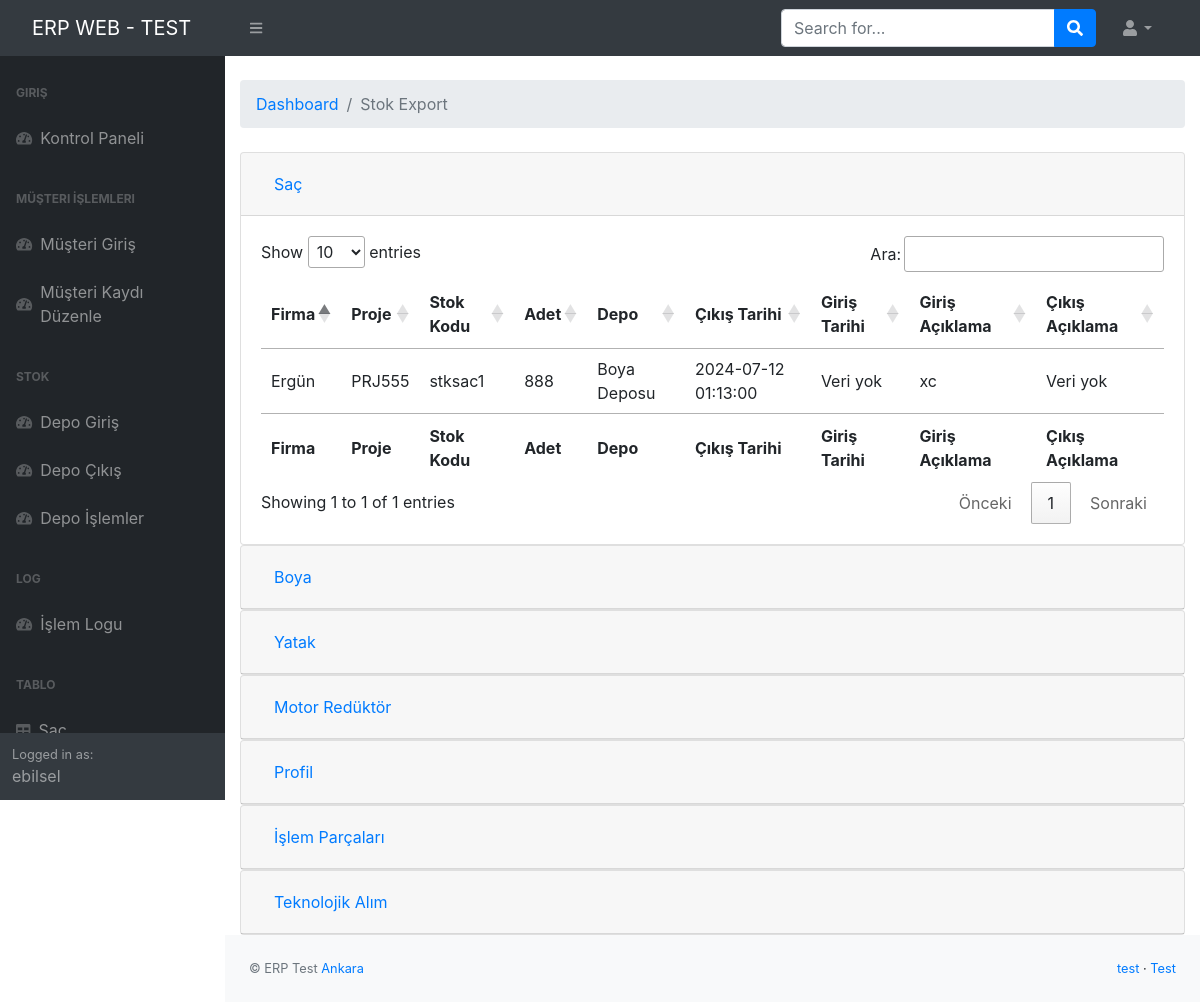
Before: /stok-action (signed in) with the older database file.
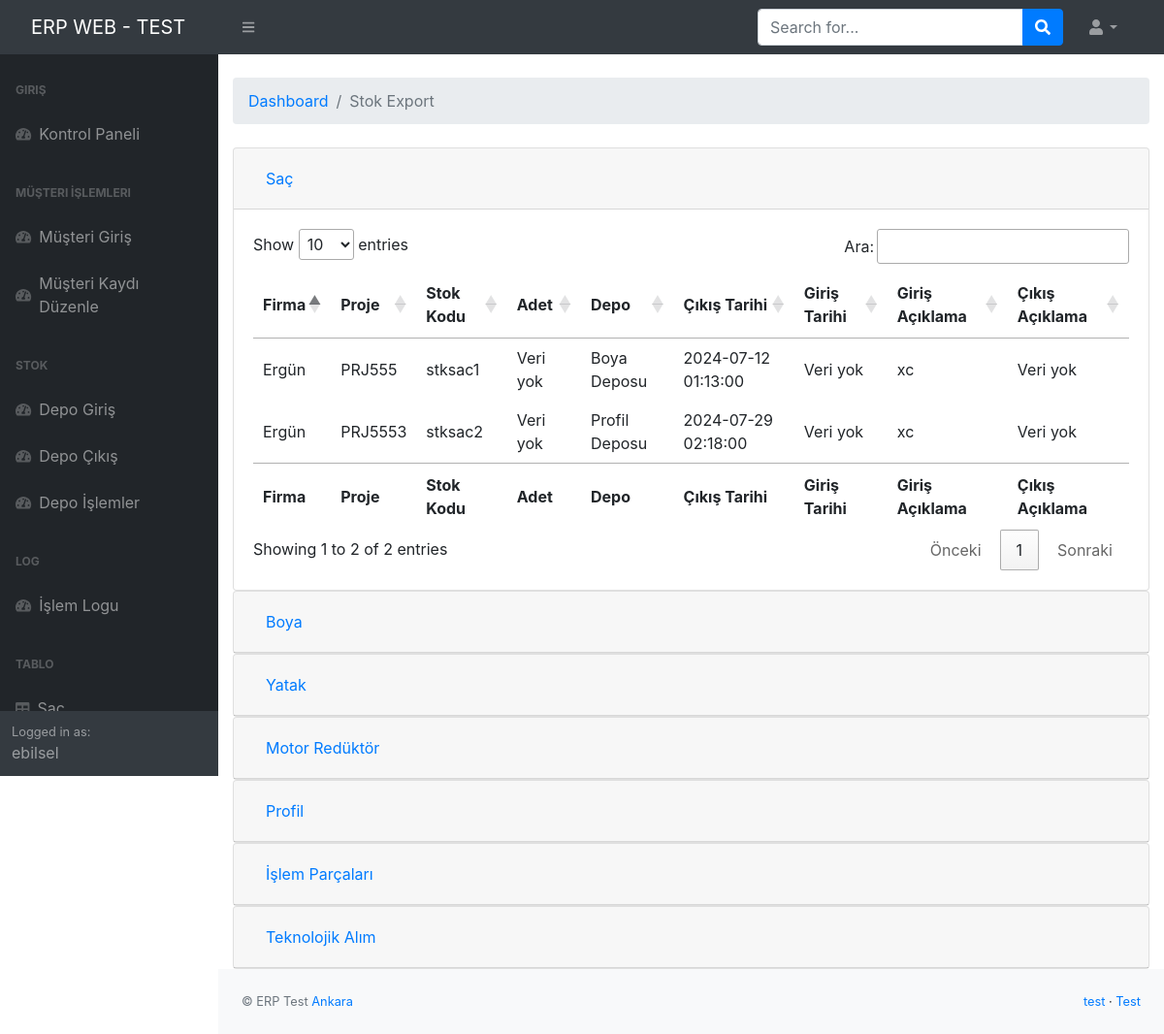
After: the same page with the newer database file.
### apps/home/models.py (models this page shows, shortened)
class Sac(models.Model):
    musteri = models.CharField(max_length=255)
    stok_kodu = models.CharField(max_length=255)
    projekodu = models.ForeignKey(MusteriKayit, on_delete=models.CASCADE,to_field='proje_kodu')
    kalinlik = models.FloatField(null=True, blank=True)
    boy = models.FloatField(null=True, blank=True)
    en = models.FloatField(null=True, blank=True)
    adet = models.IntegerField()
    kalite = models.CharField(max_length=255)
    depo_secimi = models.CharField(max_length=255)
    olusturma_tarih = models.DateTimeField(null=True)
    son_edit_tarih = models.DateTimeField(null=True)
    created_by = models.ForeignKey(User, related_name='created_sac', on_delete=models.SET_NULL, null=True, blank=True)
    updated_by = models.ForeignKey(User, related_name='updated_sac', on_delete=models.SET_NULL, null=True, blank=True)
    giris_aciklama = models.TextField(null=True, blank=True)
    cikis_aciklama = models.TextField(null=True, blank=True)

### apps/home/views.py (the view)
# urls.py: path('stok-action',views.depo_actions,name='depo_action'),
@csrf_exempt
@login_required(login_url="/login/")
def depo_actions(request):
    try:
        sac_data = list(Sac.objects.select_related('projekodu').all().values(
            'musteri',
            'projekodu',
            'stok_kodu',
            'adet',
            'depo_secimi',
            'olusturma_tarih',
            'son_edit_tarih',
            'giris_aciklama',
            'cikis_aciklama'
        ))
        boya_data = list(Boya.objects.select_related('projekodu').all().values(
            'musteri',
            'projekodu',
            'stok_kodu',
            'adet',
            'depo_secimi',
            'olusturma_tarih',
            'son_edit_tarih',
            'giris_aciklama',
            'cikis_aciklama'
        ))
        yatak_data = list(Yatak.objects.select_related('projekodu').all().values(
            'musteri',
            'projekodu',
            'stok_kodu',
            'adet',
            'depo_secimi',
            'olusturma_tarih',
            'son_edit_tarih',
            'giris_aciklama',
            'cikis_aciklama'
        ))
        profil_data = list(Profil.objects.select_related('projekodu').all().values(
            'musteri',
            'projekodu',
            'stok_kodu',
            'adet',
            'depo_secimi',
            'olusturma_tarih',
            'son_edit_tarih',
            'giris_aciklama',
            'cikis_aciklama'
        ))
        isleme_data = list(Isleme.objects.select_related('projekodu').all().values(
            'musteri',
            'projekodu',
            'stok_kodu',
            'adet',
            'depo_secimi',
            'olusturma_tarih',
            'son_edit_tarih',
            'giris_aciklama',
            'cikis_aciklama'
        ))
        motor_data = list(MotorReduktor.objects.select_related('projekodu').all().values(
            'musteri',
            'projekodu',
            'stok_kodu',
            'adet',
            'depo_secimi',
            'olusturma_tarih',
            'son_edit_tarih',
            'giris_aciklama',
            'cikis_aciklama'
        ))
        teknoloji_data = list(TeknolojikAlim.objects.select_related('projekodu').all().values(
            'musteri',
            'projekodu',
            'stok_kodu',
            'adet',
            'depo_secimi',
            'olusturma_tarih',
            'son_edit_tarih',
            'giris_aciklama',
            'cikis_aciklama'
        ))
        context = {
            'Sac': sac_data if sac_data else "Veri yok",
            'Boya': boya_data if boya_data else "Veri yok",
            'Yatak': yatak_data if yatak_data else "Veri yok",
            'Profil': profil_data if profil_data else "Veri yok",
            'Isleme': isleme_data if isleme_data else "Veri yok",
            'Motor': motor_data if motor_data else "Veri yok",
            'Teknoloji': teknoloji_data if teknoloji_data else "Veri yok"
        }
        html_template = loader.get_template('home/stok-action.html')
        return HttpResponse(html_template.render(context, request))
    except Exception as e:
        return HttpResponse(f"An error occurred: {e}")

### apps/context_processors.py (called while the page is built)
def cfg_assets_root(request):
    return { 'ASSETS_ROOT' : settings.ASSETS_ROOT }

### apps/templates/home/stok-action.html (shortened to what the changed rows need)
{% extends "layouts/base.html" %}
{% block content %}
<head>
</head>
        <link href="https://maxcdn.bootstrapcdn.com/bootstrap/4.5.2/css/bootstrap.min.css" rel="stylesheet">
        </head>
            <main>
                <br>
                <div class="container-fluid">
                    <div id="accordion">
                        <div class="card">
                          <div id="collapseSac" class="collapse show" aria-labelledby="headingOne" data-parent="#accordion">
                            <div class="card-body">
                                <table id="table1">
                                    <thead>
                                        <tr>
                                          <th>Firma</th>
                                          <th>Proje</th>
                                          <th>Stok Kodu</th>
                                          <th>Adet</th>
                                          <th>Depo</th>
                                          <th>Çıkış Tarihi</th>
                                          <th>Giriş Tarihi</th>
                                          <th>Giriş Açıklama</th>
                                          <th>Çıkış Açıklama</th>
                                        </tr>
                                    </thead>
                                    <tfoot>
                                        <tr>
                                            <th>Firma</th>
                                            <th>Proje</th>
                                            <th>Stok Kodu</th>
                                            <th>Adet</th>
                                            <th>Depo</th>
                                            <th>Çıkış Tarihi</th>
                                            <th>Giriş Tarihi</th>
                                            <th>Giriş Açıklama</th>
                                            <th>Çıkış Açıklama</th>
                                        </tr>
                                    </tfoot>
                                    <tbody>
                                      {% for item in Sac %}
                                      <tr>
                                        <td>{{ item.musteri|default:"Veri yok" }}</td>
                                        <td>{{ item.projekodu|default:"Veri yok" }}</td>
                                        <td>{{ item.stok_kodu|default:"Veri yok" }}</td>
                                        <td>{{ item.adet|default:"Veri yok" }}</td>
                                        <td>{{ item.depo_secimi|default:"Veri yok" }}</td>
                                        <td>{{ item.olusturma_tarih|date:"Y-m-d H:i:s"|default:"Veri yok" }}</td>
                                        <td>{{ item.son_edit_tarih|date:"Y-m-d H:i:s"|default:"Veri yok" }}</td>
                                        <td>{{ item.giris_aciklama|default:"Veri yok" }}</td>
                                        <td>{{ item.cikis_aciklama|default:"Veri yok" }}</td>
                                      </tr>
                                      {% empty %}
                                      <tr>
                                        <td colspan="7">Veri bulunamadı.</td>
                                    </tr>
                                    {% endfor %}
                                    </tbody>
                                </table>
                              </div>
                            </div>
                        </div>
                      </div>
                </div>
            </main>
{% endblock content %}
{% block javascripts %}
<link rel="stylesheet" href="https://cdn.datatables.net/1.13.4/css/jquery.dataTables.min.css">
{% endblock javascripts %}

Changed rows visible on the page:
changed Sac "PRJ555": adet "888" → "Veri yok"
added Sac: musteri "Ergün", projekodu "PRJ5553", stok_kodu "stksac2", adet "Veri yok", depo_secimi "Profil Deposu", olusturma_tarih "2024-07-29 02:18:00", son_edit_tarih "Veri yok", giris_aciklama "xc", cikis_aciklama "Veri yok"
Other visible differences:
text written by a page script: "Show entries Ara: Showing 1 to 1 of 1 entries Önceki 1 Sonraki" → "Show entries Ara: Showing 1 to 2 of 2 entries Önceki 1 Sonraki"
